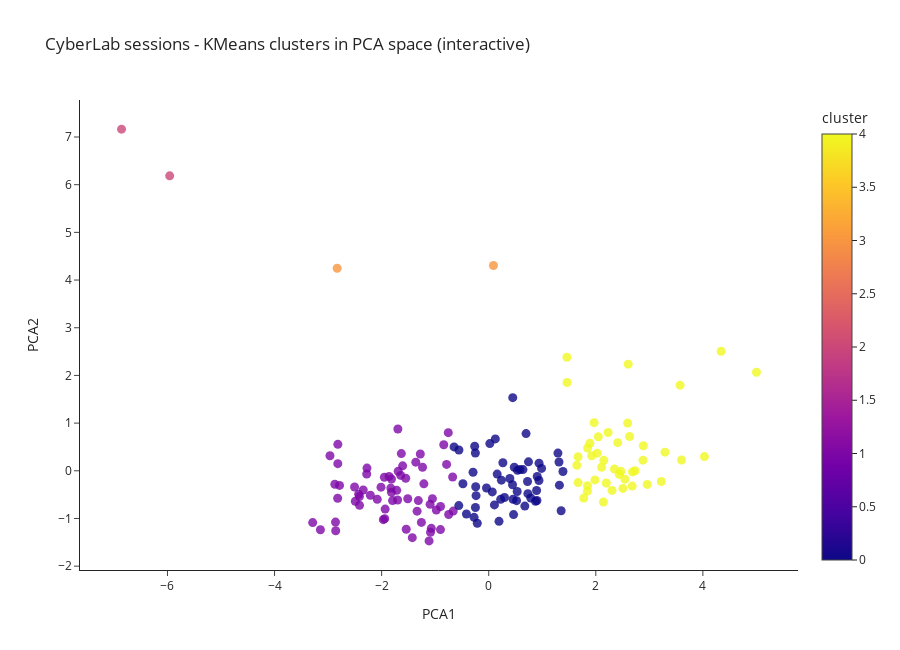

The notebook cell saved with this chart:
### Code cell
# Interactive PCA plot

import plotly.express as px

pca = PCA(n_components=2, random_state=5)
X_pca = pca.fit_transform(X_scaled)

df_clust["PCA1"] = X_pca[:, 0]
df_clust["PCA2"] = X_pca[:, 1]

print("Explained variance ratio:", pca.explained_variance_ratio_)

# Hoverable columns (SPC-aware, prop_* removed)
hover_cols = [
    "sample",
    "sandbox_id",
    "cluster",
    "mean_ts",
    "mean_dt",
    "median_ts",
    "median_dt",
    "n_pairs",
    "median_len",
    "mean_spc",
    "std_spc",
    "avg_time_per_char",
]

hover_cols = [c for c in hover_cols if c in df_clust.columns]

fig = px.scatter(
    df_clust,
    x="PCA1",
    y="PCA2",
    color="cluster",
    hover_data=hover_cols,
    title="CyberLab sessions - KMeans clusters in PCA space (interactive)",
    width=900,
    height=650,
)

fig.update_traces(marker=dict(size=9, opacity=0.8))
fig.update_layout(
    template="simple_white",
    legend_title_text="cluster",
)

fig.show()

# Save HTML
fig.write_html("output/cyberlab_clusters_pca_interactive.html", include_plotlyjs="cdn")

### Figure 1 — Plotly figure (JSON) as saved in the notebook; plotly's stock layout.template omitted (floating-point values rounded to 4 significant figures; data arrays with more than 128 entries replaced by an {"elided": "..."} marker saying what was removed)
{"data": [{"customdata": {"elided": "162x12 mixed values"}, "hovertemplate": "PCA1=%{x}<br>PCA2=%{y}<br>sample=%{customdata[0]}<br>sandbox_id=%{customdata[1]}<br>cluster=%{marker.color}<br>mean_ts=%{customdata[3]}<br>mean_dt=%{customdata[4]}<br>median_ts=%{customdata[5]}<br>median_dt=%{customdata[6]}<br>n_pairs=%{customdata[7]}<br>median_len=%{customdata[8]}<br>mean_spc=%{customdata[9]}<br>std_spc=%{customdata[10]}<br>avg_time_per_char=%{customdata[11]}<extra></extra>", "legendgroup": "", "marker": {"color": {"elided": "162 int values"}, "coloraxis": "coloraxis", "symbol": "circle", "opacity": 0.8, "size": 9}, "mode": "markers", "name": "", "orientation": "v", "showlegend": false, "x": {"elided": "162 float values"}, "xaxis": "x", "y": {"elided": "162 float values"}, "yaxis": "y", "type": "scatter"}], "layout": {"xaxis": {"anchor": "y", "domain": [0.0, 1.0], "title": {"text": "PCA1"}}, "yaxis": {"anchor": "x", "domain": [0.0, 1.0], "title": {"text": "PCA2"}}, "coloraxis": {"colorbar": {"title": {"text": "cluster"}}, "colorscale": [[0.0, "#0d0887"], [0.1111, "#46039f"], [0.2222, "#7201a8"], [0.3333, "#9c179e"], [0.4444, "#bd3786"], [0.5556, "#d8576b"], [0.6667, "#ed7953"], [0.7778, "#fb9f3a"], [0.8889, "#fdca26"], [1.0, "#f0f921"]]}, "legend": {"tracegroupgap": 0, "title": {"text": "cluster"}}, "title": {"text": "CyberLab sessions - KMeans clusters in PCA space (interactive)"}, "height": 650, "width": 900}}
